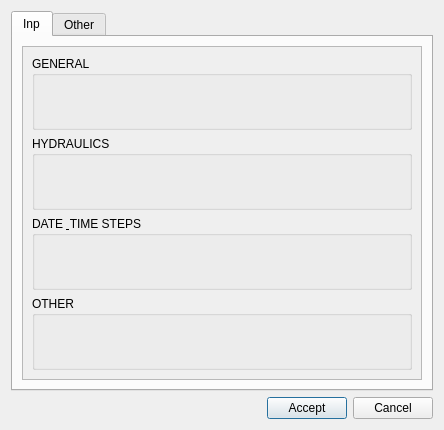
<?xml version="1.0" encoding="UTF-8"?>
<ui version="4.0">
 <class>dlg_go2epa_options</class>
 <widget class="QDialog" name="dlg_go2epa_options">
  <property name="geometry">
   <rect>
    <x>0</x>
    <y>0</y>
    <width>444</width>
    <height>430</height>
   </rect>
  </property>
  <property name="windowTitle">
   <string>Go2Epa - options</string>
  </property>
  <layout class="QGridLayout" name="gridLayout">
   <item row="1" column="0">
    <layout class="QHBoxLayout" name="horizontalLayout" stretch="0,0,0">
     <property name="sizeConstraint">
      <enum>QLayout::SetDefaultConstraint</enum>
     </property>
     <item>
      <spacer name="horizontalSpacer">
       <property name="orientation">
        <enum>Qt::Horizontal</enum>
       </property>
       <property name="sizeHint" stdset="0">
        <size>
         <width>40</width>
         <height>20</height>
        </size>
       </property>
      </spacer>
     </item>
     <item>
      <widget class="QPushButton" name="btn_accept">
       <property name="sizePolicy">
        <sizepolicy hsizetype="Minimum" vsizetype="Fixed">
         <horstretch>0</horstretch>
         <verstretch>0</verstretch>
        </sizepolicy>
       </property>
       <property name="text">
        <string>Accept</string>
       </property>
      </widget>
     </item>
     <item>
      <widget class="QPushButton" name="btn_cancel">
       <property name="sizePolicy">
        <sizepolicy hsizetype="Minimum" vsizetype="Fixed">
         <horstretch>0</horstretch>
         <verstretch>0</verstretch>
        </sizepolicy>
       </property>
       <property name="text">
        <string>Cancel</string>
       </property>
      </widget>
     </item>
    </layout>
   </item>
   <item row="0" column="0">
    <widget class="QTabWidget" name="tabWidget">
     <property name="currentIndex">
      <number>0</number>
     </property>
     <widget class="QWidget" name="tab_inp">
      <attribute name="title">
       <string>Inp</string>
      </attribute>
      <layout class="QGridLayout" name="gridLayout_2">
       <item row="0" column="0">
        <widget class="QScrollArea" name="scrollArea">
         <property name="widgetResizable">
          <bool>true</bool>
         </property>
         <widget class="QWidget" name="scrollAreaWidgetContents">
          <property name="geometry">
           <rect>
            <x>0</x>
            <y>0</y>
            <width>392</width>
            <height>318</height>
           </rect>
          </property>
          <layout class="QGridLayout" name="gridLayout_4">
           <item row="0" column="0">
            <layout class="QVBoxLayout" name="verticalLayout_2">
             <item>
              <widget class="QGroupBox" name="grb_general">
               <property name="title">
                <string>GENERAL</string>
               </property>
               <layout class="QGridLayout" name="gridLayout_3" rowstretch="0" columnstretch="0,0">
                <item row="0" column="0">
                 <layout class="QGridLayout" name="lyt_general_1" rowstretch="0" columnstretch="0"/>
                </item>
                <item row="0" column="1">
                 <layout class="QGridLayout" name="lyt_general_2"/>
                </item>
               </layout>
              </widget>
             </item>
             <item>
              <widget class="QGroupBox" name="grb_hydraulics">
               <property name="title">
                <string>HYDRAULICS</string>
               </property>
               <layout class="QGridLayout" name="gridLayout_6">
                <item row="0" column="1">
                 <layout class="QGridLayout" name="lyt_hydraulics_2"/>
                </item>
                <item row="0" column="0">
                 <layout class="QGridLayout" name="lyt_hydraulics_1"/>
                </item>
               </layout>
              </widget>
             </item>
             <item>
              <widget class="QGroupBox" name="grb_time_steps">
               <property name="title">
                <string>DATE &amp; TIME STEPS</string>
               </property>
               <layout class="QGridLayout" name="gridLayout_19">
                <item row="0" column="1">
                 <layout class="QGridLayout" name="lyt_date_2" rowstretch="0" columnstretch="0"/>
                </item>
                <item row="0" column="0">
                 <layout class="QGridLayout" name="lyt_date_1"/>
                </item>
               </layout>
              </widget>
             </item>
             <item>
              <widget class="QGroupBox" name="grb_other">
               <property name="title">
                <string>OTHER</string>
               </property>
               <layout class="QGridLayout" name="gridLayout_12">
                <item row="0" column="1">
                 <layout class="QGridLayout" name="lyt_other_2"/>
                </item>
                <item row="0" column="0">
                 <layout class="QGridLayout" name="lyt_other_1"/>
                </item>
               </layout>
              </widget>
             </item>
            </layout>
           </item>
          </layout>
         </widget>
        </widget>
       </item>
      </layout>
     </widget>
     <widget class="QWidget" name="tab_other">
      <attribute name="title">
       <string>Other</string>
      </attribute>
      <layout class="QGridLayout" name="gridLayout_7">
       <item row="0" column="0">
        <widget class="QScrollArea" name="scrollArea_2">
         <property name="widgetResizable">
          <bool>true</bool>
         </property>
         <widget class="QWidget" name="scrollAreaWidgetContents_2">
          <property name="geometry">
           <rect>
            <x>0</x>
            <y>0</y>
            <width>392</width>
            <height>318</height>
           </rect>
          </property>
          <layout class="QGridLayout" name="gridLayout_8">
           <item row="0" column="0">
            <layout class="QGridLayout" name="gridLayout_5">
             <item row="1" column="0">
              <widget class="QGroupBox" name="groupBox">
               <property name="title">
                <string>REACTIONS</string>
               </property>
               <layout class="QGridLayout" name="gridLayout_9">
                <item row="0" column="0">
                 <layout class="QGridLayout" name="lyt_reactions_1"/>
                </item>
                <item row="0" column="1">
                 <layout class="QGridLayout" name="lyt_reactions_2"/>
                </item>
               </layout>
              </widget>
             </item>
             <item row="2" column="0">
              <widget class="QGroupBox" name="groupBox_2">
               <property name="title">
                <string>ENERGY</string>
               </property>
               <layout class="QGridLayout" name="gridLayout_15">
                <item row="0" column="0">
                 <layout class="QGridLayout" name="lyt_energy_1"/>
                </item>
                <item row="0" column="1">
                 <layout class="QGridLayout" name="lyt_energy_2"/>
                </item>
               </layout>
              </widget>
             </item>
             <item row="3" column="0">
              <widget class="QGroupBox" name="grb_reports">
               <property name="title">
                <string>REPORTS</string>
               </property>
               <layout class="QGridLayout" name="gridLayout_10">
                <item row="0" column="1">
                 <layout class="QGridLayout" name="lyt_reports_2"/>
                </item>
                <item row="0" column="0">
                 <layout class="QGridLayout" name="lyt_reports_1"/>
                </item>
               </layout>
              </widget>
             </item>
            </layout>
           </item>
          </layout>
         </widget>
        </widget>
       </item>
      </layout>
     </widget>
    </widget>
   </item>
  </layout>
 </widget>
 <resources/>
 <connections/>
</ui>
